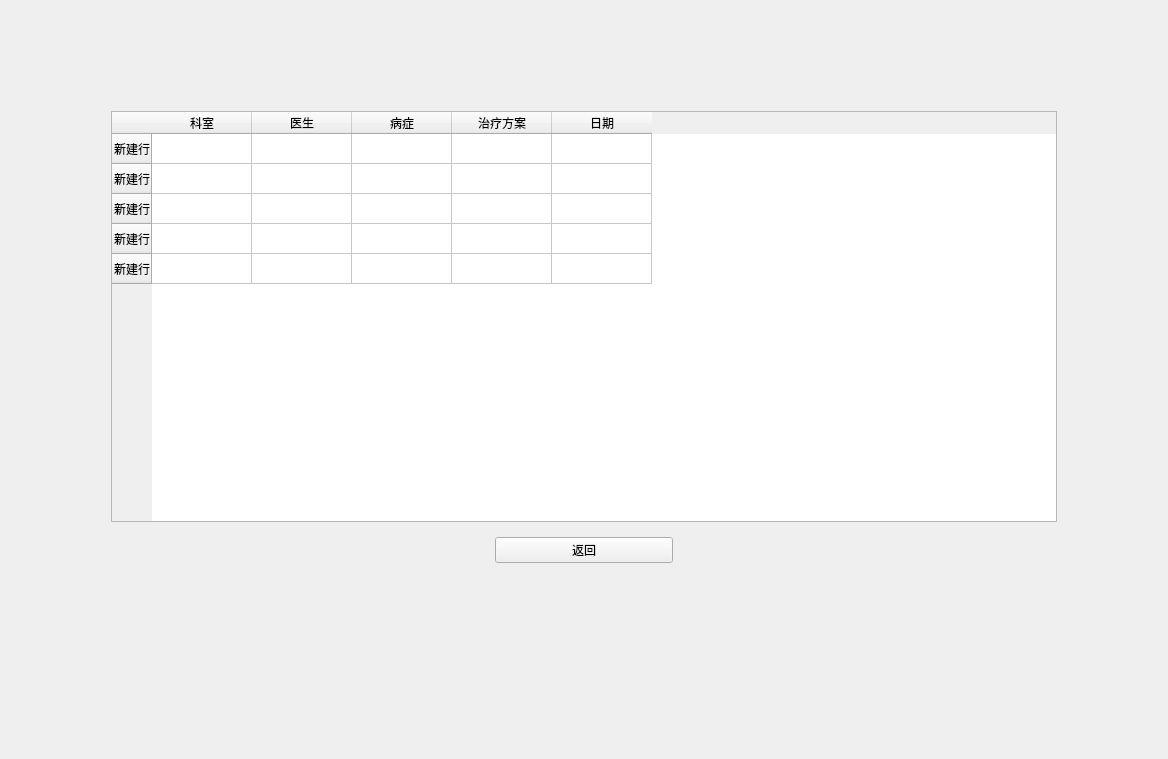
<?xml version="1.0" encoding="UTF-8"?>
<ui version="4.0">
 <class>ViewCase</class>
 <widget class="QWidget" name="ViewCase">
  <property name="geometry">
   <rect>
    <x>0</x>
    <y>0</y>
    <width>1168</width>
    <height>759</height>
   </rect>
  </property>
  <property name="windowTitle">
   <string>Form</string>
  </property>
  <property name="styleSheet">
   <string notr="true">#ViewCase{border-image: url(:/images/03.jpg);}</string>
  </property>
  <layout class="QGridLayout" name="gridLayout">
   <item row="0" column="0">
    <layout class="QVBoxLayout" name="verticalLayout_2">
     <property name="spacing">
      <number>15</number>
     </property>
     <property name="leftMargin">
      <number>100</number>
     </property>
     <property name="topMargin">
      <number>100</number>
     </property>
     <property name="rightMargin">
      <number>100</number>
     </property>
     <property name="bottomMargin">
      <number>185</number>
     </property>
     <item>
      <layout class="QVBoxLayout" name="verticalLayout">
       <item>
        <widget class="QTableWidget" name="tableWidget">
         <row>
          <property name="text">
           <string>新建行</string>
          </property>
         </row>
         <row>
          <property name="text">
           <string>新建行</string>
          </property>
         </row>
         <row>
          <property name="text">
           <string>新建行</string>
          </property>
         </row>
         <row>
          <property name="text">
           <string>新建行</string>
          </property>
         </row>
         <row>
          <property name="text">
           <string>新建行</string>
          </property>
         </row>
         <column>
          <property name="text">
           <string>科室</string>
          </property>
         </column>
         <column>
          <property name="text">
           <string>医生</string>
          </property>
         </column>
         <column>
          <property name="text">
           <string>病症</string>
          </property>
         </column>
         <column>
          <property name="text">
           <string>治疗方案</string>
          </property>
         </column>
         <column>
          <property name="text">
           <string>日期</string>
          </property>
         </column>
        </widget>
       </item>
      </layout>
     </item>
     <item>
      <layout class="QHBoxLayout" name="horizontalLayout">
       <item>
        <widget class="QLabel" name="label_4">
         <property name="text">
          <string/>
         </property>
        </widget>
       </item>
       <item>
        <widget class="QLabel" name="label_2">
         <property name="text">
          <string/>
         </property>
        </widget>
       </item>
       <item>
        <widget class="QPushButton" name="pushButton">
         <property name="text">
          <string>返回</string>
         </property>
        </widget>
       </item>
       <item>
        <widget class="QLabel" name="label">
         <property name="text">
          <string/>
         </property>
        </widget>
       </item>
       <item>
        <widget class="QLabel" name="label_3">
         <property name="text">
          <string/>
         </property>
        </widget>
       </item>
      </layout>
     </item>
    </layout>
   </item>
  </layout>
 </widget>
 <resources/>
 <connections/>
</ui>
